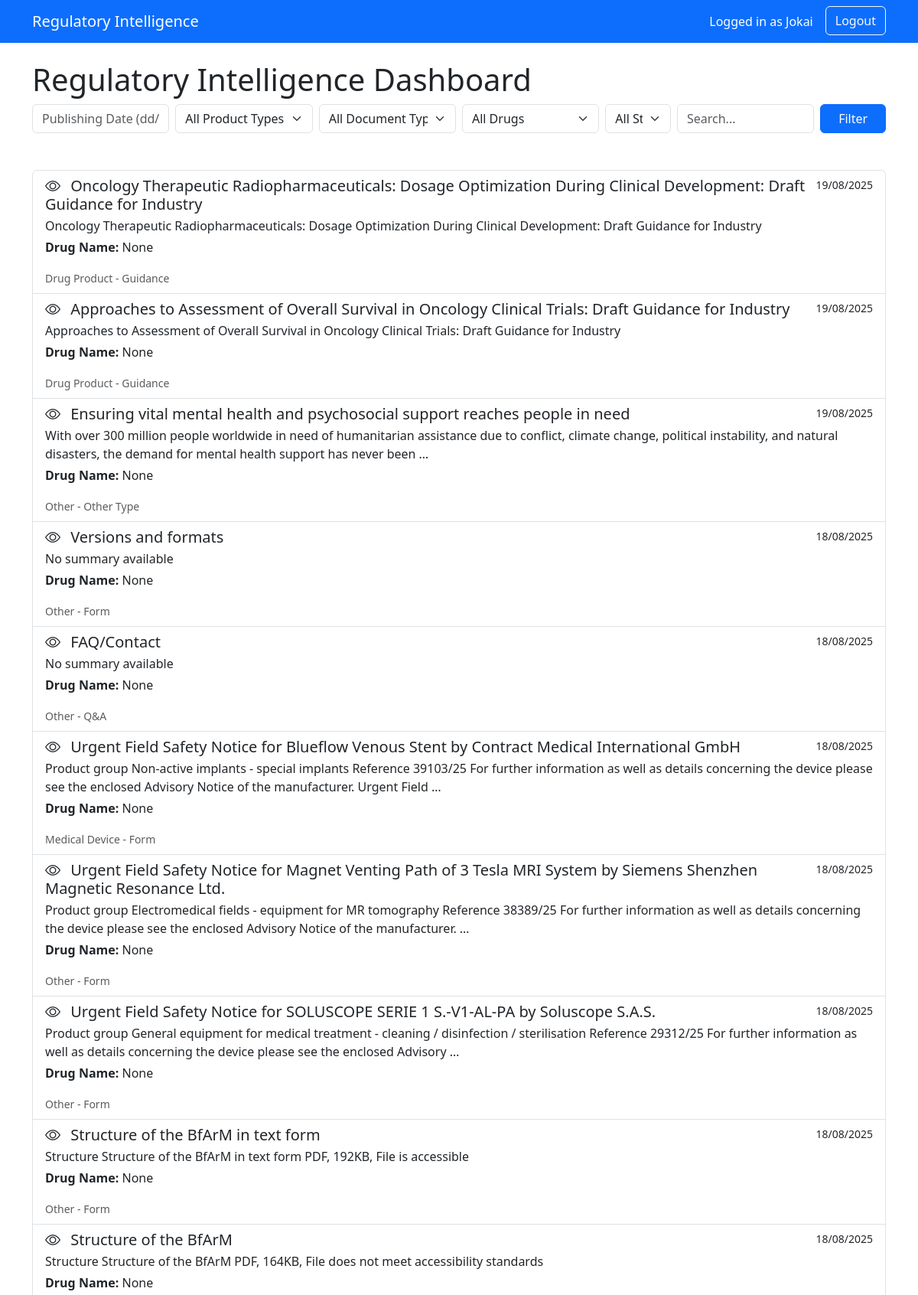
Screenshot of / (signed in, upper part) with the database file from the repository.
### ri_app/models.py (models this page shows, shortened)
class RegulatoryData(models.Model):
    title = models.CharField(max_length=500)
    summary = models.TextField(blank=True, null=True)
    date = models.DateField(blank=True, null=True)
    article_url = models.URLField(max_length=1000)
    Product_Type = models.CharField(max_length=200, blank=True, null=True)  # Uppercase
    Document_Type = models.CharField(max_length=200, blank=True, null=True)  # Uppercase
    Drug_names = models.CharField(max_length=200, blank=True, null=True)  # Uppercase
    source_file = models.CharField(max_length=255, blank=True, null=True)
    agency = models.CharField(max_length=100, blank=True, null=True, default='Unknown')  # Added null/blank
    category = models.CharField(max_length=100, blank=True, null=True, default='General')  # Added null/blank
    viewed = models.BooleanField(default=False)
    class Meta:
        verbose_name = "Regulatory Intelligence Data"
        verbose_name_plural = "Regulatory Intelligence Data"
        ordering = ['-date']

### ri_app/views.py (the view, shortened to what this page needs)
# urls.py: path('', DashboardView.as_view(), name='dashboard'),
class DashboardView(LoginRequiredMixin, ListView):
    model = RegulatoryData
    template_name = 'ri_app/dashboard.html'
    context_object_name = 'items'
    paginate_by = 20
    def get_queryset(self):
        queryset = super().get_queryset()
        viewed_status = self.request.GET.get('viewed')
        if viewed_status == 'read':
            queryset = queryset.filter(viewed=True)
        elif viewed_status == 'unread':
            queryset = queryset.filter(viewed=False)
        date_range = self.request.GET.get('date_range')
        product_type = self.request.GET.get('product_type')
        if product_type:
            queryset = queryset.filter(Product_Type=product_type)
        document_type = self.request.GET.get('document_type')
        if document_type:
            queryset = queryset.filter(Document_Type=document_type)
        drug_name = self.request.GET.get('drug_name')
        if drug_name:
            queryset = queryset.filter(Drug_names__iexact=drug_name)
        search = self.request.GET.get('search')
        if search:
            queryset = queryset.filter(
                Q(title__icontains=search) |
                Q(summary__icontains=search)
            )
        return queryset
    def get_context_data(self, **kwargs):
        context = super().get_context_data(**kwargs)
        for item in context['items']:
            if isinstance(item.date, str):
                try:
                    item.date = datetime.strptime(item.date, '%Y-%m-%d')
                except ValueError:
                    item.date = None  # or handle invalid format
        product_types = RegulatoryData.objects.values_list('Product_Type', flat=True).distinct()
        document_types = RegulatoryData.objects.values_list('Document_Type', flat=True).distinct()
        drug_names = RegulatoryData.objects.values_list('Drug_names', flat=True).distinct()
        def get_filter_values(field_name):
            values = RegulatoryData.objects.exclude(
                **{f"{field_name}__isnull": True}
            ).order_by(field_name).values_list(field_name, flat=True).distinct()
            cleaned = set()
            for value in values:
                if value:  # Only process non-empty values
                    if isinstance(value, str):
                        value = value.strip()
                        if value.lower() not in ['none', 'other', 'other type', '']:
                            if field_name == 'Drug_names' and ',' in value:
                                for drug in value.split(','):
                                    cleaned.add(drug.strip())
                            else:
                                cleaned.add(value)
            return sorted(cleaned) if cleaned else []
        context.update({
            'product_types': get_filter_values('Product_Type'),
            'document_types': get_filter_values('Document_Type'),
            'drug_names': get_filter_values('Drug_names'),
            'selected_product_type': self.request.GET.get('product_type', ''),
            'selected_document_type': self.request.GET.get('document_type', ''),
            'selected_drug_name': self.request.GET.get('drug_name', ''),
            'current_search': self.request.GET.get('search', ''),
            'current_date_range': self.request.GET.get('date_range', ''),
            'selected_viewed': self.request.GET.get('viewed', '')
        })
        return context

### ri_app/templates/ri_app/dashboard.html (shortened to what this page needs)
{% extends "ri_app/base.html" %}
{% block content %}
<div class="row mb-4">
    <div class="col-md-12">
        <h1>Regulatory Intelligence Dashboard</h1>
        <form method="get" class="mb-4">
            <div class="row g-2">
                <div class="col-md-2">
                    <input
                        type="text"
                        class="form-control date-range"
                        placeholder="Publishing Date (dd/mm/yyyy)"
                        name="date_range"
                        data-mode="range"
                        data-date-format="Y-m-d"
                        value="{{ request.GET.date_range }}"
                    >
                </div>
                <div class="col-md-2">
                    <select name="product_type" class="form-select">
                        <option value="">All Product Types</option>
                    </select>
                </div>
                <div class="col-md-2">
                    <select name="document_type" class="form-select">
                        <option value="">All Document Types</option>
                    </select>
                </div>
                <div class="col-md-2">
                    <select name="drug_name" class="form-select">
                        <option value="">All Drugs</option>
                    </select>
                </div>
                <div class="col-md-1">
                    <select name="viewed" class="form-select">
                        <option value="">All Statuses</option>
                    </select>
                </div>
                <div class="col-md-2">
                    <input
                        type="text"
                        name="search"
                        class="form-control"
                        placeholder="Search..."
                        value="{{ request.GET.search }}"
                    >
                </div>
                <div class="col-md-1">
                    <button type="submit" class="btn btn-primary w-100">Filter</button>
                </div>
            </div>
        </form>
    </div>
</div>
<div class="row">
    <div class="col-md-12">
        <div class="list-group">
            {% for item in items %}
            <a href="{% url 'detail' item.pk %}" class="list-group-item list-group-item-action">
                <div class="d-flex w-100 justify-content-between">
                    <h5 class="mb-1">
                        <span class="viewed-toggle" data-item-id="{{ item.id }}" style="cursor: pointer;">
                            {% if item.viewed %}
                                <i class="bi bi-eye-fill text-danger me-2" title="Mark as unread"></i>
                            {% else %}
                                <i class="bi bi-eye me-2" title="Mark as read"></i>
                            {% endif %}
                        </span>
                        {{ item.title }}
                    </h5>
                    <small>{{item.date|date:"d/m/Y" }}</small>
                </div>
                <p class="mb-1">{{ item.summary|truncatewords:30 }}</p>
                <p><strong>Drug Name:</strong> {{ item.Drug_names }}</p>
                <small class="text-muted">{{ item.Product_Type }} - {{ item.Document_Type }}</small>
            </a>
            {% empty %}
            <div class="alert alert-info">No items found matching your criteria.</div>
            {% endfor %}
        </div>
    </div>
</div>
    {% endblock %}

### ri_app/templates/ri_app/base.html (shortened to what this page needs)
<!DOCTYPE html>
<html lang="en">
<head>
    <link href="https://cdn.jsdelivr.net/npm/bootstrap@5.3.0/dist/css/bootstrap.min.css" rel="stylesheet">
    <link rel="stylesheet" href="https://cdn.jsdelivr.net/npm/bootstrap-icons@1.8.0/font/bootstrap-icons.css">
    <link rel="stylesheet" href="https://cdn.jsdelivr.net/npm/flatpickr/dist/flatpickr.min.css">
</head>
<body>
    <nav class="navbar navbar-expand-lg navbar-dark bg-primary mb-4">
        <div class="container">
            <a class="navbar-brand" href="{% url 'dashboard' %}">Regulatory Intelligence</a>
            <div class="d-flex ms-auto">
                {% if user.is_authenticated %}
                    <span class="navbar-text text-white me-3">
                        Logged in as {{ user.username }}
                    </span>
                    <form method="post" action="{% url 'logout' %}">
                        <button type="submit" class="btn btn-outline-light">Logout</button>
                    </form>
                {% else %}
                    <a class="btn btn-outline-light" href="{% url 'login' %}">Login</a>
                {% endif %}
            </div>
        </div>
    </nav>
    <div class="container">
        {% block content %}{% endblock %}
    </div>
</body>
</html>

### rows the page displays
RegulatoryData: viewed False (drawn), title "Oncology Therapeutic Radiopharmaceuticals: Dosage Optimization During Clinical Development: Draft Guidance for Industry", date "19/08/2025", summary "Oncology Therapeutic Radiopharmaceuticals: Dosage Optimization During Clinical Development: Draft Guidance for Industry", Drug_names "None", Product_Type "Drug Product", Document_Type "Guidance"
RegulatoryData: viewed False (drawn), title "Approaches to Assessment of Overall Survival in Oncology Clinical Trials: Draft Guidance for Industry", date "19/08/2025", summary "Approaches to Assessment of Overall Survival in Oncology Clinical Trials: Draft Guidance for Industry", Drug_names "None", Product_Type "Drug Product", Document_Type "Guidance"
RegulatoryData: viewed False (drawn), title "Ensuring vital mental health and psychosocial support reaches people in need", date "19/08/2025", summary "With over 300 million people worldwide in need of humanitarian assistance due to conflict, climate change, political instability, and natural disasters, the demand for mental health support has never been …", Drug_names "None", Product_Type "Other", Document_Type "Other Type"
RegulatoryData: viewed False (drawn), title "Versions and formats", date "18/08/2025", summary "No summary available", Drug_names "None", Product_Type "Other", Document_Type "Form"
RegulatoryData: viewed False (drawn), title "FAQ/Contact", date "18/08/2025", summary "No summary available", Drug_names "None", Product_Type "Other", Document_Type "Q&A"
RegulatoryData: viewed False (drawn), title "Urgent Field Safety Notice for Blueflow Venous Stent by Contract Medical International GmbH", date "18/08/2025", summary "Product group Non-active implants - special implants Reference 39103/25 For further information as well as details concerning the device please see the enclosed Advisory Notice of the manufacturer. Urgent Field …", Drug_names "None", Product_Type "Medical Device", Document_Type "Form"
RegulatoryData: viewed False (drawn), title "Urgent Field Safety Notice for Magnet Venting Path of 3 Tesla MRI System by Siemens Shenzhen Magnetic Resonance Ltd.", date "18/08/2025", summary "Product group Electromedical fields - equipment for MR tomography Reference 38389/25 For further information as well as details concerning the device please see the enclosed Advisory Notice of the manufacturer. …", Drug_names "None", Product_Type "Other", Document_Type "Form"
RegulatoryData: viewed False (drawn), title "Urgent Field Safety Notice for SOLUSCOPE SERIE 1 S.-V1-AL-PA by Soluscope S.A.S.", date "18/08/2025", summary "Product group General equipment for medical treatment - cleaning / disinfection / sterilisation Reference 29312/25 For further information as well as details concerning the device please see the enclosed Advisory …", Drug_names "None", Product_Type "Other", Document_Type "Form"
RegulatoryData: viewed False (drawn), title "Structure of the BfArM in text form", date "18/08/2025", summary "Structure Structure of the BfArM in text form PDF, 192KB, File is accessible", Drug_names "None", Product_Type "Other", Document_Type "Form"
RegulatoryData: viewed False (drawn), title "Structure of the BfArM", date "18/08/2025", summary "Structure Structure of the BfArM PDF, 164KB, File does not meet accessibility standards", Drug_names "None"

### other values shown
{{ user.username }} "Jokai"
